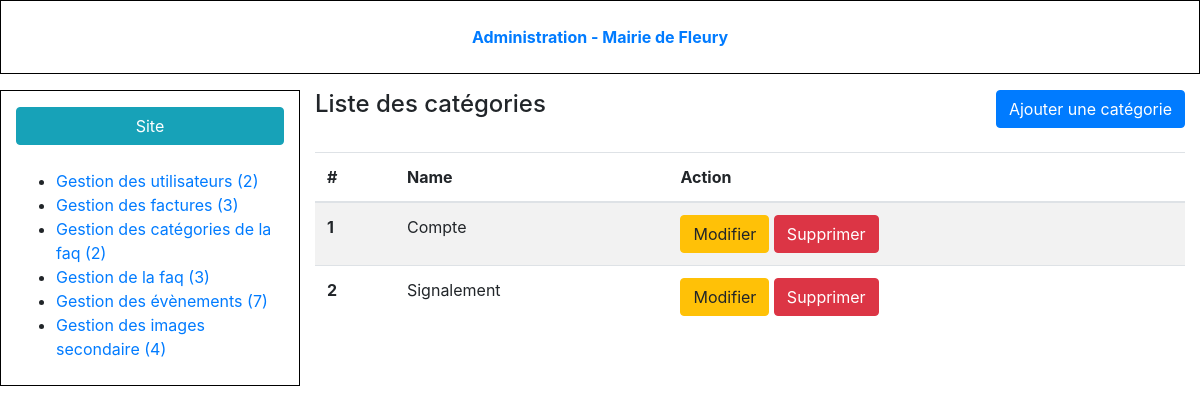
Page /admin/category-list.php (signed in) on the committed database.
### tables this page shows
CREATE TABLE IF NOT EXISTS `faq_category` (
  `id` int(11) NOT NULL AUTO_INCREMENT,
  `category_name` varchar(256) NOT NULL,
  PRIMARY KEY (`id`)
);

### admin/category-list.php (the view, shortened to what this page needs)
<?php
require_once '../tools/common.php';
$query = $db->query('SELECT * FROM faq_category ORDER BY id ASC ');
$categories = $query->fetchall();
?>
<!DOCTYPE html>
<html>
	<head>
		<?php require 'partials/head_assets.php'; ?>
	</head>
	<body class="index-body">
		<div class="container-fluid">
			<?php require 'partials/header.php'; ?>
			<div class="row my-3 index-content">
				<?php require 'partials/nav.php'; ?>
				<section class="col-9">
					<header class="pb-4 d-flex justify-content-between">
						<h4>Liste des catégories</h4>
						<a class="btn btn-primary" href="category-form.php">Ajouter une catégorie</a>
					</header>
					<table class="table table-striped">
						<thead>
							<tr>
								<th>#</th>
								<th>Name</th>
								<th>Action</th>
							</tr>
						</thead>
						<tbody>
							<?php if($categories): ?>
							<?php foreach($categories as $category): ?>
							<tr>
								<th><?= htmlentities($category['id']); ?></th>
								<td><?= htmlentities($category['category_name']); ?></td>
								<td>
									<a href="category-form.php?category_id=<?= $category['id']; ?>&action=edit" class="btn btn-warning">Modifier</a>
									<a onclick="return confirm('Are you sure?')" href="category-list.php?category_id=<?= $category['id']; ?>&action=delete" class="btn btn-danger">Supprimer</a>
								</td>
							</tr>
							<?php endforeach; ?>
							<?php else: ?>
								Aucune catégorie enregistré.
							<?php endif; ?>
						</tbody>
					</table>
				</section>
			</div>
		</div>
	</body>
</html>

### rows in the picture
faq_category: id "1", category_name "Compte"
faq_category: id "2", category_name "Signalement"

### other values in the picture
$nbUsers "2"
$nbbill "3"
$nbCategories "2"
$nbfaq "3"
$nbArticles "7"
$nbImg "4"
